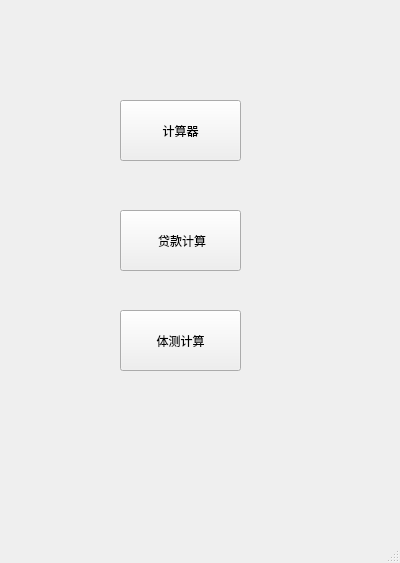
<?xml version="1.0" encoding="UTF-8"?>
<ui version="4.0">
 <class>MainWindow</class>
 <widget class="QMainWindow" name="MainWindow">
  <property name="enabled">
   <bool>true</bool>
  </property>
  <property name="geometry">
   <rect>
    <x>0</x>
    <y>0</y>
    <width>400</width>
    <height>563</height>
   </rect>
  </property>
  <property name="maximumSize">
   <size>
    <width>400</width>
    <height>800</height>
   </size>
  </property>
  <property name="windowTitle">
   <string>小贷鼠</string>
  </property>
  <property name="animated">
   <bool>true</bool>
  </property>
  <widget class="QWidget" name="centralwidget">
   <widget class="QPushButton" name="calculator">
    <property name="geometry">
     <rect>
      <x>120</x>
      <y>100</y>
      <width>121</width>
      <height>61</height>
     </rect>
    </property>
    <property name="text">
     <string>计算器</string>
    </property>
   </widget>
   <widget class="QPushButton" name="loancalculator">
    <property name="geometry">
     <rect>
      <x>120</x>
      <y>210</y>
      <width>121</width>
      <height>61</height>
     </rect>
    </property>
    <property name="text">
     <string> 贷款计算</string>
    </property>
   </widget>
   <widget class="QPushButton" name="pecalculator">
    <property name="geometry">
     <rect>
      <x>120</x>
      <y>310</y>
      <width>121</width>
      <height>61</height>
     </rect>
    </property>
    <property name="text">
     <string>体测计算</string>
    </property>
   </widget>
  </widget>
  <widget class="QStatusBar" name="statusbar"/>
 </widget>
 <resources/>
 <connections/>
</ui>
